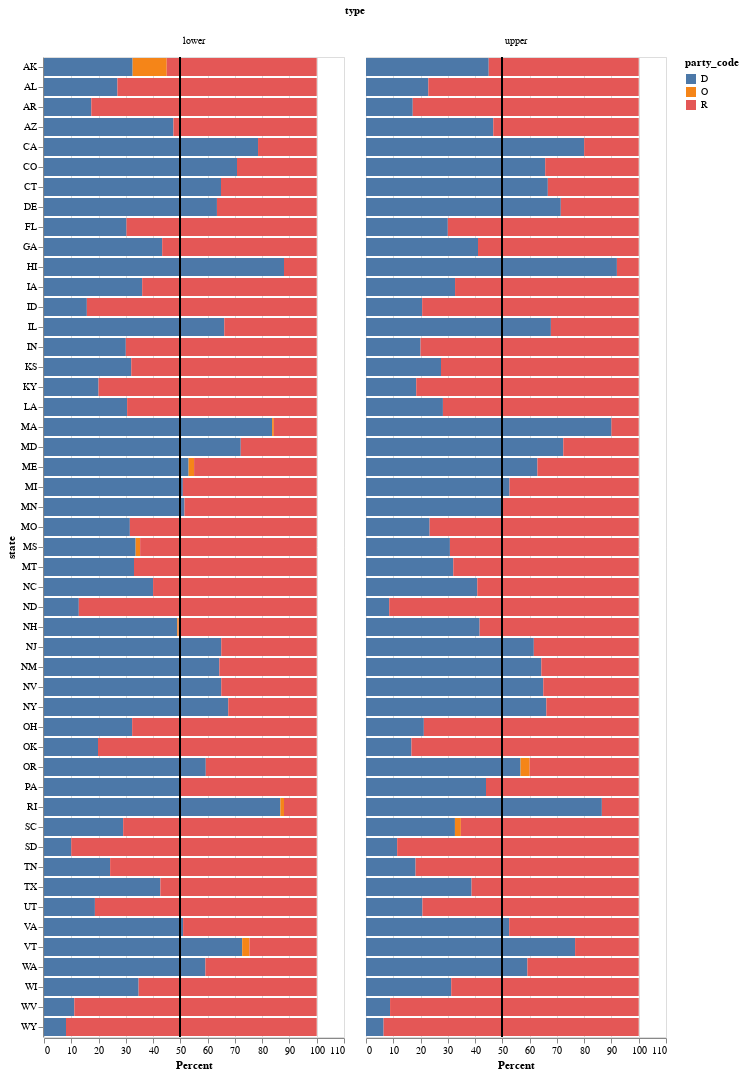

This figure's notebook cell:
### Markdown cell above
### 2.2 - Faceted Plot

Add a function `party_control_by_chamber` that contains the following elements:

- One bar per state, **along the Y axis**.
- Each bar should consist of a stack: a blue portion, a green portion, and a red portion, corresponding to the D, O, and R `party_code` respectively.
- A vertical line at the 50% mark, indicating (likely) party control.
- Finally, facet the chart on `type` so that you get a set of bars for the lower and upper chambers.

See `imgs/ex2.2.png` for an example.

### Code cell
def party_control_by_chamber(df):

    df['count'] = 1
    party_control_df = df.groupby(['state','type','party_code'])['count'].sum().reset_index()
    party_control_totals_df = party_control_df.groupby(['state','type'])['count'].sum().reset_index().rename(columns={'count':'total'})
    party_control_df = pd.merge(party_control_df,party_control_totals_df, how='left',on=['state','type'])
    party_control_df['%'] = party_control_df['count']/party_control_df['total']*100
    party_control_df_perc_total = party_control_df.groupby(['state','type'])['%'].sum().reset_index()
    party_control_df['50'] = 50
    source = party_control_df
    base = alt.Chart(source)
    party_control = base.mark_bar().encode(alt.X('%',title='Percent'),alt.Y('state'), color='party_code')
    # line = alt.Chart(pd.DataFrame({'x':[50.0]})).mark_rule().encode(x='x')
    line = base.mark_rule().encode(x='50')
    chart = (party_control + line).facet(column='type')
    return chart

    
party_control_by_chamber(clean_party_df())

### Figure 1 — Vega-Lite specification as saved in the notebook (floating-point values rounded to 4 significant figures; data arrays with more than 128 entries replaced by an {"elided": "..."} marker saying what was removed)
{"config": {"view": {"continuousWidth": 300, "continuousHeight": 300}}, "data": {"name": "data-68b0d1af982329fd9c846055adb291d5"}, "facet": {"column": {"field": "type", "type": "nominal"}}, "spec": {"layer": [{"mark": {"type": "bar"}, "encoding": {"color": {"field": "party_code", "type": "nominal"}, "x": {"field": "%", "title": "Percent", "type": "quantitative"}, "y": {"field": "state", "type": "nominal"}}}, {"mark": {"type": "rule"}, "encoding": {"x": {"field": "50", "type": "quantitative"}}}]}, "$schema": "https://vega.github.io/schema/vega-lite/v5.20.1.json", "datasets": {"data-68b0d1af982329fd9c846055adb291d5": {"elided": "205 records"}}}
